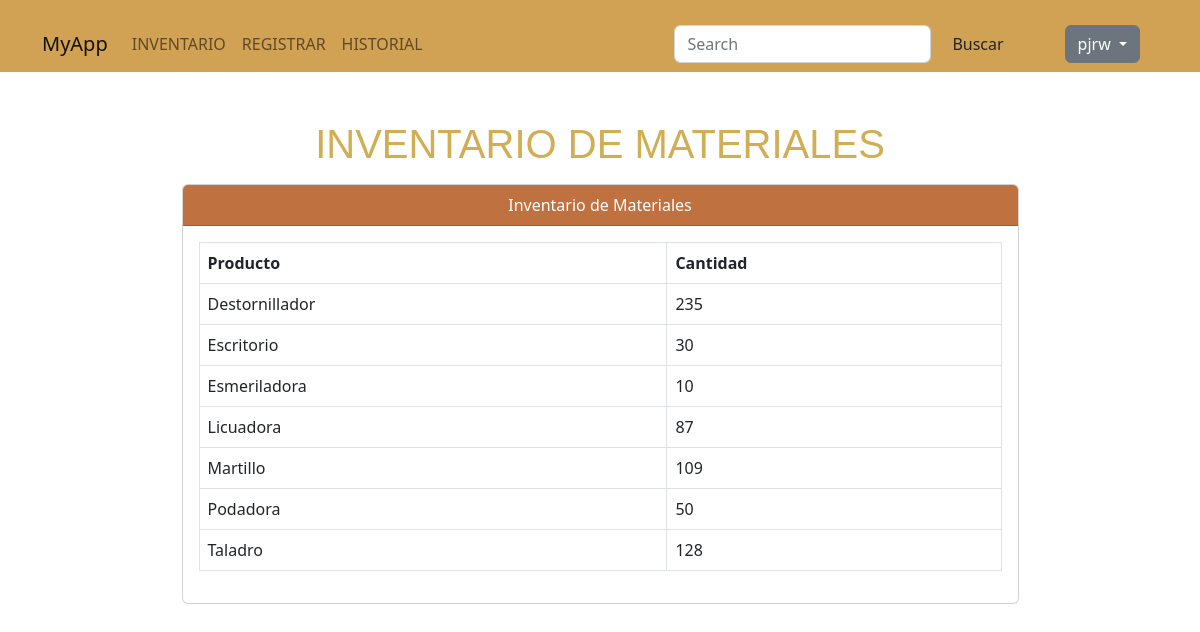
Page /main/inventario (signed in) on the earlier database version.
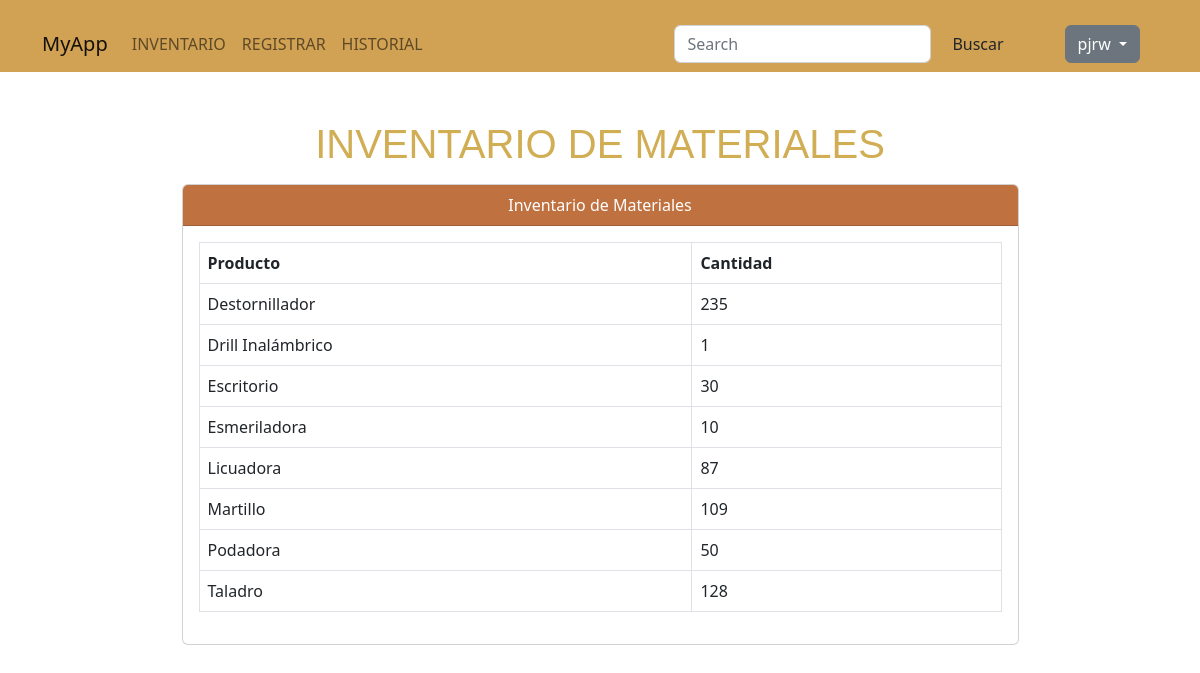
Same page on the later database version.
### app/models/models.py (models this page shows, shortened)
class Registro(db.Model):
    id = db.Column(db.Integer, primary_key=True, autoincrement=True)
    id_producto = db.Column(db.String, nullable=False)
    nombre_producto = db.Column(db.String, nullable=False)
    proveedor = db.Column(db.String, nullable=False)
    categoria = db.Column(db.String, nullable=False)
    lote = db.Column(db.String, nullable=False)
    cantidad = db.Column(db.Integer, nullable=False)
    descripcion = db.Column(db.Text, nullable=False)

### app/main/routes.py (the view)
@main_bp.route('/inventario')
@login_required
def inventario():
    inventario = db.session.query(Registro.nombre_producto, func.sum(Registro.cantidad)).group_by(Registro.nombre_producto).all()
    return render_template('/main/inventario.html', inventario=inventario)

### app/auth/auth_blueprint.py (called while the page is built)
@auth_bp.before_app_request
def load_logged_in_user():
    user_id = session.get('user_id')
    if user_id:
        g.user = User.query.get_or_404(user_id)
    else:
        g.user = None

def login_required(view):
    @functools.wraps(view)
    def wrapped_view(**kwargs):
        if g.user is None:
            return redirect(url_for('auth.login'))
        return view(**kwargs)
    return wrapped_view

### app/templates/main/inventario.html (shortened to what this page needs)
{% extends 'main/base.html' %}
{% block content %}
<body  style="margin-top: 120px;">
    <h1 class="text-center mb-3">INVENTARIO DE MATERIALES</h1>
    <div class="container-lg d-flex justify-content-center">
        <div class="card col-md-9">
            <div id="card-header" class="card-header text-center">Inventario de Materiales</div>
            <div class="card-body">
                <table class="table table-responsive table-bordered">
                    <thead>
                        <th scope="col">Producto</th>
                        <th scope="col">Cantidad</th>
                    </thead>
                    <tbody>
                        {% for i in inventario %}
                        <tr>
                            <td> {{ i[0] }} </td>
                            <td> {{ i[1] }}</td>
                        </tr>
                        {% endfor %}
                    </tbody>
                </table>
            </div>
        </div>
{% endblock %}

Differences in the rows shown:
added Registro: nombre_producto "Drill Inalámbrico", cantidad "1"
